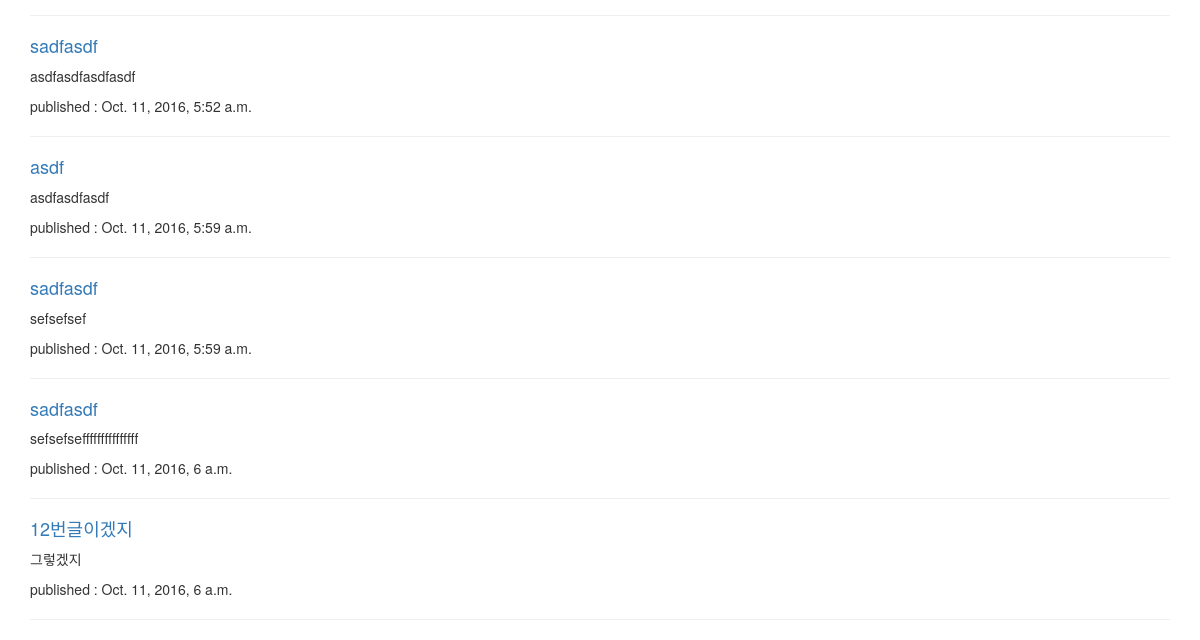
/ (lower part), run on an earlier commit of the app's database.
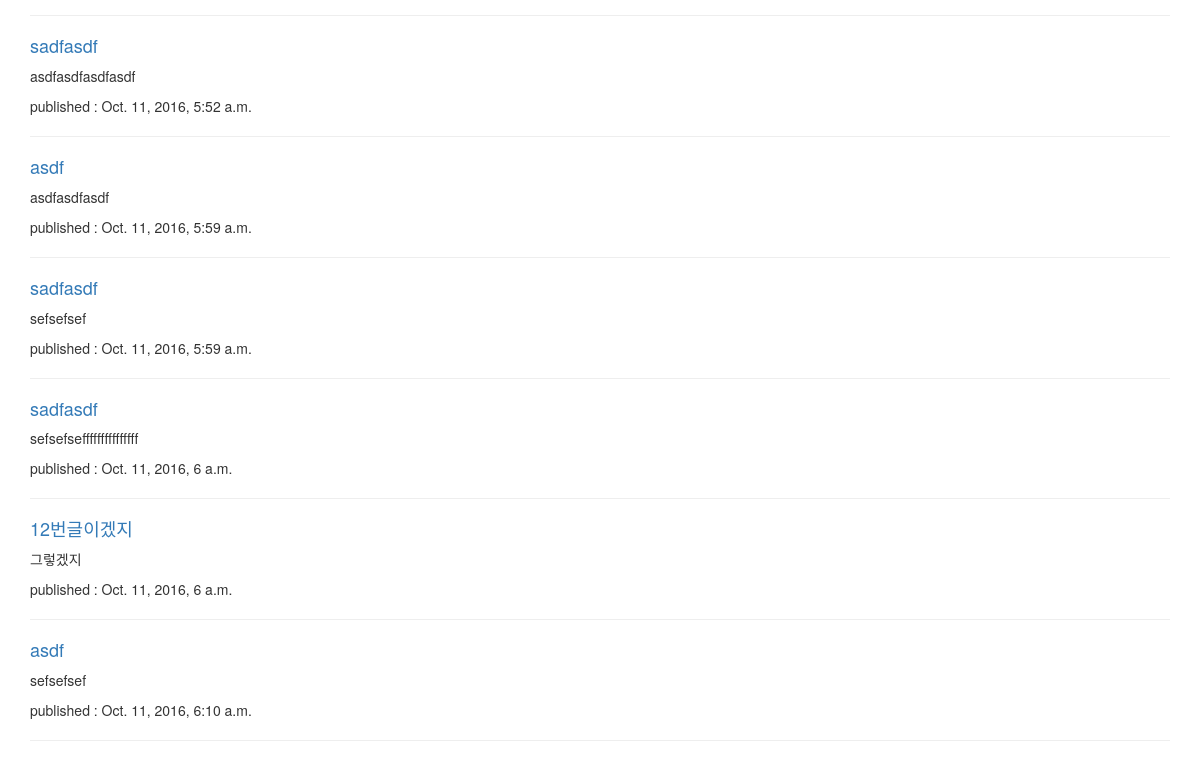
And on a later commit of the database.
### blog/models.py (models this page shows, shortened)
class Post(models.Model):
    author = models.ForeignKey('auth.User')
    title = models.CharField(max_length=50)
    text = models.TextField()
    created_date = models.DateTimeField(auto_now_add=True)
    published_date = models.DateTimeField(null=True, blank=True)

### blog/views.py (the view)
# urls.py: url(r'^$', views.post_list, name='post_list'),
def post_list(request):
    posts = Post.objects \
        .filter(
            Q(published_date__lte=timezone.now()) |
            Q(published_date=None)
        ).order_by('published_date')
    return render(request, 'blog/post_list.html', {'post_list': posts, 'title': '타이틀 변수는 title키를 이용해서 접근'})

### blog/templates/blog/post_list.html
{% extends 'blog/base.html' %}
{% block content %}
{% for post in post_list %}
<div>
  <h4><a href="{% url 'post_detail' pk=post.pk %}">{{ post.title }}</a></h4>
  <p>{{ post.text|linebreaksbr }}</p>
  <p>published : {{ post.published_date|default:"모름" }}</p>
</div>
<hr>
{% endfor %}
{% endblock %}

What changed in the data, as far as the page shows it:
added Post: title "asdf", text "sefsefsef", published_date "Oct. 11, 2016, 6:10 a.m."
